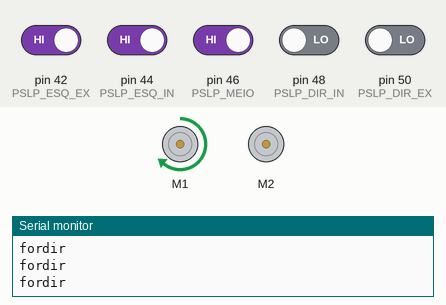
This sketch was run on a simulated Arduino Mega 2560, built with avr-gcc and run on an emulated ATmega2560. On the bench: 2 × DC motor (green arrow = forward, orange = backward, longer = faster), the last lines printed to the serial monitor. The inputs (shaded band) are chosen by the test bench; at power-on: pin 42 (PSLP_ESQ_EX), pin 44 (PSLP_ESQ_IN), pin 46 (PSLP_MEIO) HIGH, pin 48 (PSLP_DIR_IN), pin 50 (PSLP_DIR_EX) LOW.

Above: at 2.8 s.
2.9 s: pin 44 (PSLP_ESQ_IN) driven LOW
At 3.9 s:
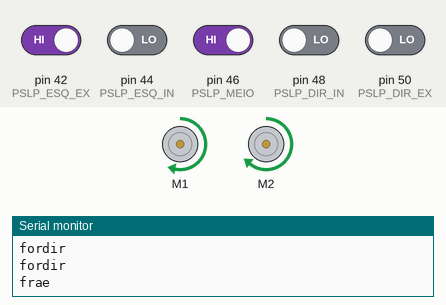
4.5 s: pin 44 (PSLP_ESQ_IN) driven HIGH
At 5.5 s:
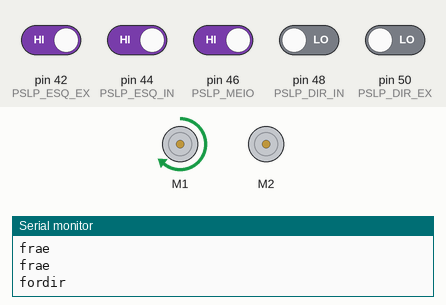
6.5 s: pin 48 (PSLP_DIR_IN) driven HIGH
At 8.2 s:
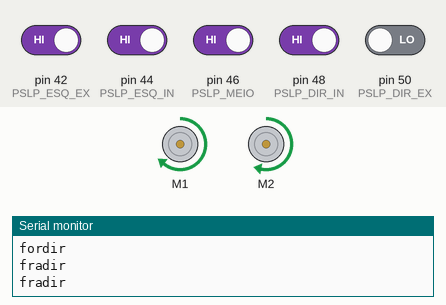
8.5 s: pin 48 (PSLP_DIR_IN) driven LOW
At 9.8 s:
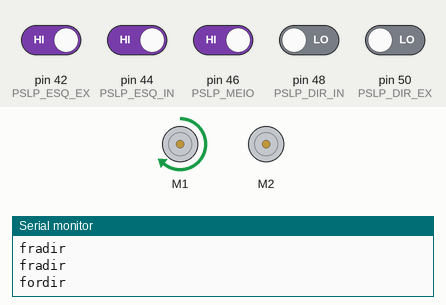
10.5 s: pin 42 (PSLP_ESQ_EX) driven LOW and pin 44 (PSLP_ESQ_IN) driven LOW and pin 46 (PSLP_MEIO) driven LOW and pin 48 (PSLP_DIR_IN) driven HIGH and pin 50 (PSLP_DIR_EX) driven HIGH
At 11.3 s:
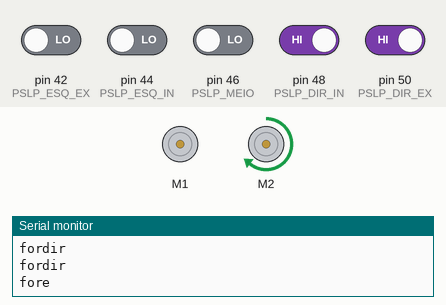
12.5 s: pin 42 (PSLP_ESQ_EX) driven HIGH and pin 44 (PSLP_ESQ_IN) driven HIGH
At 14.0 s:
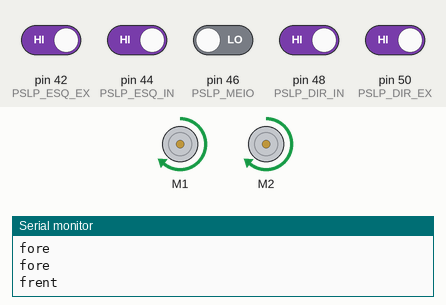
Timing chart, 0 to 15.5 s (numbered marks = the images above; inputs shaded):
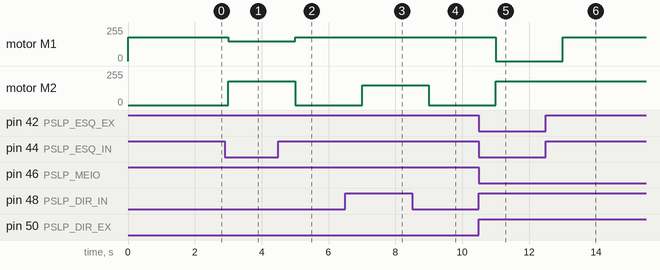

The sketch:

teste5sensores.ino
```cpp
#include <AFMotor.h>

/// Porta Sensor de Linha Preta Esquerdo mais distante do centro
#define PSLP_ESQ_EX 42
// Porta Sensor de Linha Preta Esquerda mais perto do centro
#define PSLP_ESQ_IN 44
// Porta Sensor de Linha Preta do centro
#define PSLP_MEIO 46
// Porta Sensor de Linha Preta Direito mais perto do centro
#define PSLP_DIR_IN 48
// Porta Sensor de Linha Preta Direito mais distante do centro
#define PSLP_DIR_EX 50


// Portas do motor esquerdo
AF_DCMotor motorE(1);
AF_DCMotor motorD(2);

uint8_t velocidade_rap = 200;
uint8_t velocidade_med = 180;
uint8_t velocidade_len = 150;

// globais para armazenar a leitura dos sensores de linha
// OBS: para o sensor de 5 linhas preto é 0 e branco é 1
int sen_esq_ext = 0;
int sen_esq_int = 0;
int sen_meio = 0;
int sen_dir_int = 0;
int sen_dir_ext = 0;


void setup()
{
    // inicializando os sensores de linha preta

    Serial.begin(9600);

    pinMode(PSLP_ESQ_EX, INPUT);
    pinMode(PSLP_ESQ_IN, INPUT);
    pinMode(PSLP_MEIO, INPUT);
    pinMode(PSLP_DIR_IN, INPUT);
    pinMode(PSLP_DIR_EX, INPUT);

    motorE.setSpeed(velocidade_med);
    motorD.setSpeed(velocidade_med);
}

// loop de estados simples para gerar rotina
void loop()
{
    le_linhas();
    define_curva();
    delay(1000);
}

// funcao que inicializa e atualiza todas as informacoes nescessarias para fazer a escolha de rotacao
void le_linhas()
{
     sen_esq_ext = digitalRead(PSLP_ESQ_EX);
     sen_esq_int = digitalRead(PSLP_ESQ_IN);
     sen_meio = digitalRead(PSLP_MEIO);
     sen_dir_int = digitalRead(PSLP_DIR_IN);
     sen_dir_ext = digitalRead(PSLP_DIR_EX);

     /*Serial.print(sen_esq_ext);
     Serial.print(sen_esq_int);
     Serial.print(sen_meio);
     Serial.print(sen_dir_int);
     Serial.print(sen_dir_ext);
     Serial.println();*/
}

// função que avalia as informações lidas e escolhe que caminho seguir
// OBS: para o sensor de 5 linhas preto é 0 e branco é 1
void define_curva()
{
    // Casos curva brusca a esquerda
    // O valor do meio não importa pois, tanto para 0 quanto pra 1, se os dois sensores da esquerda estão ativados ele precisa virar pra esquerda
    if(sen_esq_ext == 0 &&
       sen_esq_int == 0 &&
       sen_dir_int == 1 &&
       sen_dir_ext == 1){

          forte_esquerda();
          Serial.println("fore\n");
       }

    // Caso curva mais suave a esquerda
    // Idem para meio
    else if((sen_esq_ext == 1 &&
       sen_esq_int == 0) ||
       (sen_esq_ext == 0 &&
       sen_esq_int == 1)&&
       sen_dir_int == 1 &&
       sen_dir_ext == 1){

        fraco_esquerda();
        Serial.println("frae\n");
       }

    // Vai reto, como os valores dos sensores da esquerda já foram verificados, eles não são necessários, mantenho apenas por questão de legibilidade
    else if(sen_esq_ext == 1 &&
       sen_esq_int == 1 &&
       sen_meio == 0 &&
       sen_dir_int == 1 &&
       sen_dir_ext == 1){

        anda_frente();
        Serial.println("frent\n");
       }

    // Curva suave a direita
    // Idem para o meio
    else if(sen_esq_ext == 1 &&
       sen_esq_int == 1 &&
       (sen_dir_int == 0 &&
       sen_dir_ext == 1) ||
       (sen_dir_int == 1 &&
       sen_dir_ext == 0)){

        fraco_direita();
        Serial.println("fradir\n");
       }

    // Curva brusca a direita
    // Idem para o meio
    else if(sen_esq_ext == 1 &&
       sen_esq_int == 1 &&
       sen_dir_int == 0 &&
       sen_dir_ext == 0){

        forte_direita();
        Serial.println("fordir\n");
       }
}

void forte_esquerda(){
    motorE.setSpeed(0);
    motorD.setSpeed(velocidade_med);

    motorE.run(FORWARD);
    motorD.run(FORWARD);
}

void fraco_esquerda(){

    motorE.setSpeed(velocidade_len);
    motorD.setSpeed(velocidade_med);

    motorE.run(FORWARD);
    motorD.run(FORWARD);
}

void anda_frente(){
    motorE.setSpeed(velocidade_med);
    motorD.setSpeed(velocidade_med);

    motorE.run(FORWARD);
    motorD.run(FORWARD);
}

void fraco_direita(){

    motorE.setSpeed(velocidade_med);
    motorD.setSpeed(velocidade_len);

    motorE.run(FORWARD);
    motorD.run(FORWARD);
}

void forte_direita(){

    motorE.setSpeed(velocidade_med);
    motorD.setSpeed(0);

    motorE.run(FORWARD);
    motorD.run(FORWARD);
}
```

Measured:
- after the input at 2.9 s, motor M1: forward 180/255 → forward 150/255 after 0.10 s; motor M2: stopped → forward 180/255 after 0.10 s
- after the input at 4.5 s, motor M1: forward 150/255 → forward 180/255 after 0.50 s; motor M2: forward 180/255 → stopped after 0.50 s
- after the input at 6.5 s, motor M2: stopped → forward 150/255 after 0.50 s
- after the input at 8.5 s, motor M2: forward 150/255 → stopped after 0.50 s
- after the input at 10.5 s, motor M1: forward 180/255 → stopped after 0.50 s; motor M2: stopped → forward 180/255 after 0.50 s
- after the input at 12.5 s, motor M1: stopped → forward 180/255 after 0.50 s
